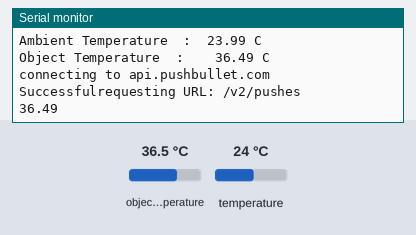
A sketch run on a simulated ESP8266 (NodeMCU). On the bench: the last lines printed to the serial monitor. The inputs (shaded band) are chosen by the test bench; at power-on: object temperature 36.5 °C, temperature 24 °C. WiFi joins after 1.5 s; servers stay silent unless stated.

Above: at 4.9 s.
5.0 s: object temperature set to 35.4 °C
At 5.27 s:
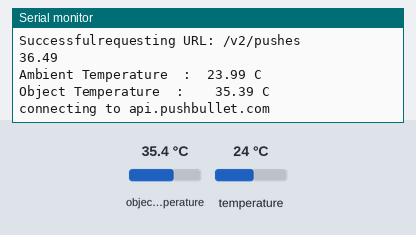
6.5 s: object temperature set to 34.8 °C
At 6.9 s:
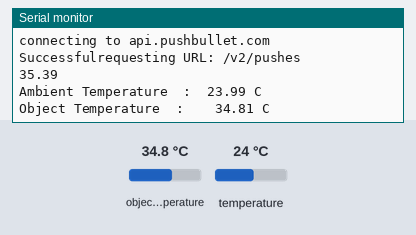
Timing chart, 0 to 9.5 s (numbered marks = the images above; inputs shaded):
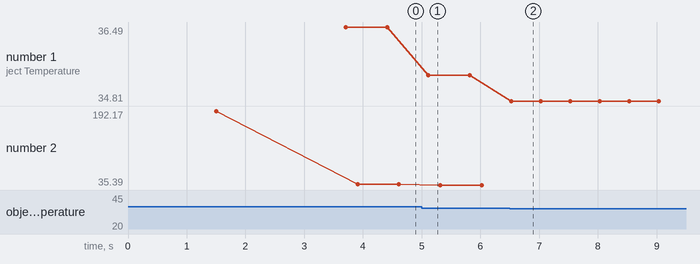

The sketch:

UZAIR-FYP.ino
```cpp
#include <Wire.h>
#include <Adafruit_MLX90614.h>
#include <ESP8266WiFi.h> // import ESP8266 WiFi library

#include <WiFiClientSecure.h>

WiFiClientSecure client;


const char* ssid = "Wintersolidier68";//SSID for your local wireless
const char* password = "Warmachine68"; //Password

const char* host = "api.pushbullet.com";
const int httpsPort = 443; // the required port
const char* PushBulletAPIKEY = "o.EAEizJDDwbwqk4T1rTnDJulm1VtKhYuP"; //get it from your pushbullet account
Adafruit_MLX90614 mlx = Adafruit_MLX90614();
float a = 0;
void setup() {
  Serial.begin(115200);
  mlx.begin();
  Serial.println();
  Serial.print("connecting to ");
  Serial.println(ssid);
  WiFi.mode(WIFI_STA);
  WiFi.begin(ssid, password);
  while (WiFi.status() != WL_CONNECTED) {
    delay(500);
    Serial.print(".");
  }
  Serial.println("");
  Serial.println("WiFi connected");
  Serial.println("IP address: ");
  Serial.println(WiFi.localIP());

  // Use WiFiClientSecure class to create TLS connection
  WiFiClientSecure client;
  Serial.print("connecting to ");
  client.setInsecure();
  Serial.println(host);
  if (!client.connect(host, httpsPort)) {
    Serial.println("connection failed");
    return;
  }
  Serial.print("Successful");
  delay(2000);
  String url = "/v2/pushes";
  String messagebody_note = "{\"type\": \"note\", \"title\": \"Initialized\", \"body\": \"COVID 19 Fever Detection System\"}\r\n";
  Serial.print("requesting URL: ");
  Serial.println(url);
  //send a simple note
  client.print(String("POST ") + url + " HTTP/1.1\r\n" +
               "Host: " + host + "\r\n" +
               "Authorization: Bearer " + PushBulletAPIKEY + "\r\n" +
               "Content-Type: application/json\r\n" +
               "Content-Length: " +
               String(messagebody_note.length()) + "\r\n\r\n");
  client.print(messagebody_note);
  //send a link

}


void loop() {
  Serial.print("Ambient Temperature  :  ");
  Serial.print(mlx.readAmbientTempC());
  Serial.print(" C");
  Serial.println();

  Serial.print("Object Temperature  :    ");
  Serial.print(mlx.readObjectTempC());
  Serial.print(" C");
  Serial.println();

  a = mlx.readObjectTempC();
  if (a >= 35) {
    WiFiClientSecure client;
    Serial.print("connecting to ");
    client.setInsecure();
    Serial.println(host);
    if (!client.connect(host, httpsPort)) {
      Serial.println("connection failed");
      return;
    }
    Serial.print("Successful");
    String url = "/v2/pushes";
    String messagebody_note = "{\"type\": \"note\", \"title\": \"Warning!!!\", \"body\": \"Critical Temperature Detected!!\"}\r\n";
    Serial.print("requesting URL: ");
    Serial.println(url);
    //send a simple note
    client.print(String("POST ") + url + " HTTP/1.1\r\n" +
                 "Host: " + host + "\r\n" +
                 "Authorization: Bearer " + PushBulletAPIKEY + "\r\n" +
                 "Content-Type: application/json\r\n" +
                 "Content-Length: " +
                 String(messagebody_note.length()) + "\r\n\r\n");
    client.print(messagebody_note);
    Serial.println(a);
  }
  delay(500);
}
```

Measured:
- the behaviour switches between 35.1 and 35 °C on object temperature (found by bisection; images 1 and 2)
- after the input at 5.0 s, the serial monitor: prints a new line after 0.11 s (image 1)
- after the input at 6.5 s, the serial monitor: prints a new line at once (image 2)
- plotted number 1: 36.49 → 35.39 after the input at 5.0 s, 35.39 → 34.81 after the input at 6.5 s
- plotted number 2: 36.49 → 35.39 after the input at 5.0 s
